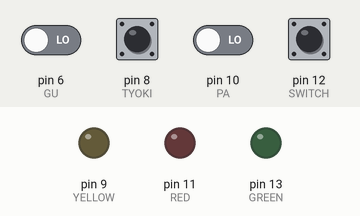
Simulated run of this sketch. Board: Arduino Uno, built with avr-gcc and run on an emulated ATmega328P. Parts: output pins drawn as LEDs (lit = HIGH). The test bench sets the inputs (shaded band); at power-on: pin 12 (SWITCH) HIGH, pin 6 (GU), pin 8 (TYOKI), pin 10 (PA) LOW. Random numbers use the default seed unless the sketch sets one; what the sketch prints to the serial monitor is not drawn.

Above: at 1.2 s.
1.3 s: pin 12 (SWITCH) pulled LOW for 0.15 s
2.9 s: pin 12 (SWITCH) pulled LOW for 1 s
At 3.24 s:
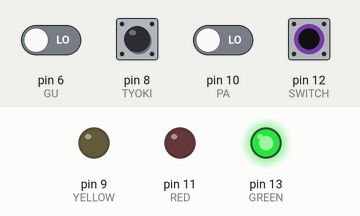
At 4.77 s:
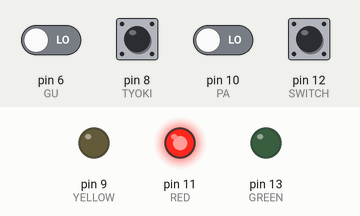
5.9 s: pin 8 (TYOKI) pulled HIGH for 0.15 s
Timing chart, 0 to 8.9 s (numbered marks = the images above; inputs shaded):
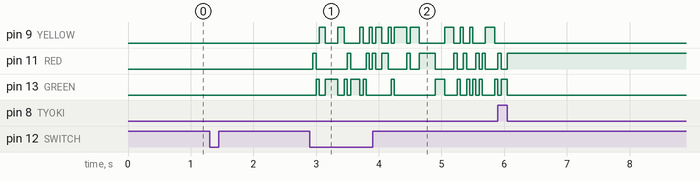

Measured:
- after the input at 1.3 s, every drawn part: stays the same
- after the input at 2.9 s, pin 9 (YELLOW): LOW → HIGH after 0.15 s, → LOW 0.10 s later, → HIGH 0.20 s later, → LOW 0.10 s later, … (24 changes in this stretch)

The sketch:

sketch_apr20c.ino
```cpp
#include <MsTimer2.h>
#define STANDBY (0)
#define START (1)
#define GU (6)
#define TYOKI (8)
#define PA (10)
#define SWITCH (12)
#define YELLOW (9)
#define RED (11)
#define GREEN (13)

volatile unsigned char SW_ON,GU_ON,TYOKI_ON,PA_ON;
volatile unsigned char LAST_SW_ON,LAST_GU_ON,LAST_TYOKI_ON,LAST_PA_ON;
volatile unsigned char swFlag;
static volatile unsigned char chatt1[3],chatt_GU[3],chatt_TYOKI[3],chatt_PA[3];
char state = STANDBY;
volatile unsigned short count = 0;
unsigned char randNum;
unsigned char ledVal[3];
unsigned char winCount = 0;
unsigned char myHand;


void timer1(void);
char judge(unsigned char hand,unsigned char otherHand);

void setup() {
  // put your setup code here, to run once:
  Serial.begin(9600);

  pinMode(YELLOW, OUTPUT);
  pinMode(RED, OUTPUT);
  pinMode(GREEN, OUTPUT);
  pinMode(GU, INPUT);
  pinMode(TYOKI, INPUT);
  pinMode(PA, INPUT);
  pinMode(SWITCH, INPUT);

  MsTimer2::set(1,timer1);
  MsTimer2::start();
}

void loop() {
  // put your main code here, to run repeatedly:
  switch (state) {
    case STANDBY:
      if (swFlag == 1) {
        swFlag = 0;
        state = START;
        Serial.println("");
        Serial.println("じゃんけん...");
      }
      break;
    case START:
      if (swFlag == 1) {
        swFlag = 0;
        state = STANDBY;
        Serial.println("ぽい！");
        judge(myHand,randNum);
      }
      break;
  }

  digitalWrite(YELLOW,ledVal[0]);
  digitalWrite(RED,ledVal[1]);
  digitalWrite(GREEN,ledVal[2]);
}

void timer1(void) {
    LAST_SW_ON = SW_ON;
    SW_ON = (chatt1[2] & chatt1[1] & chatt1[0]);
    chatt1[2] = chatt1[1];
    chatt1[1] = chatt1[0];


    LAST_GU_ON = GU_ON;
    GU_ON = (chatt_GU[2] & chatt_GU[1] & chatt_GU[0]);
    chatt_GU[2] = chatt_GU[1];
    chatt_GU[1] = chatt_GU[0];

    LAST_TYOKI_ON = TYOKI_ON;
    TYOKI_ON = (chatt_TYOKI[2] & chatt_TYOKI[1] & chatt_TYOKI[0]);
    chatt_TYOKI[2] = chatt_TYOKI[1];
    chatt_TYOKI[1] = chatt_TYOKI[0];

    LAST_PA_ON = PA_ON;
    PA_ON = (chatt_PA[2] & chatt_PA[1] & chatt_PA[0]);
    chatt_PA[2] = chatt_PA[1];
    chatt_PA[1] = chatt_PA[0];

  if (state == STANDBY) {
    chatt1[0] = (~digitalRead(SWITCH) & 0x01);
  } else if (state == START) {
    chatt_GU[0] = (~digitalRead(GU) & 0x01);

    chatt_TYOKI[0] = (~digitalRead(TYOKI) & 0x01);

    chatt_PA[0] = (~digitalRead(PA) & 0x01);
  }

  if (LAST_SW_ON == 0 && SW_ON == 1) {
    swFlag = 1;
  } else if (LAST_GU_ON == 0 && GU_ON == 1) {
    swFlag = 1;
    myHand = 0;
  } else if (LAST_TYOKI_ON == 0 && TYOKI_ON == 1) {
    swFlag = 1;
    myHand = 1;
  } else if (LAST_PA_ON == 0 && PA_ON == 1) {
    swFlag = 1;
    myHand = 2;
  }

  if (state == START) count++;
  if (count == 50) {
    count = 0;
    //相手の手をランダムに動かす
    randNum = rand() % 3;
    switch (randNum) {
      case 0: //グー
        ledVal[0] = 1;
        ledVal[1] = 0;
        ledVal[2] = 0;
        break;
      case 1://チョキ
        ledVal[0] = 0;
        ledVal[1] = 1;
        ledVal[2] = 0;
        break;
      case 2://パー
        ledVal[0] = 0;
        ledVal[1] = 0;
        ledVal[2] = 1;
        break;
    }
  }
}

char judge(unsigned char hand,unsigned char otherHand) {
  char result = (hand - otherHand + 3) % 3;
  switch (hand) {
    case 0:
      Serial.print("あなたはグー、");
      break;
    case 1:
      Serial.print("あなたはチョキ、");
      break;
    case 2:
      Serial.print("あなたはパー、");
      break;
  }
  switch (otherHand) {
    case 0:
      Serial.print("相手はグー、");
      break;
    case 1:
      Serial.print("相手はチョキ、");
      break;
    case 2:
      Serial.print("相手はパー、");
      break;
  }
  switch (result) {
    case 0:
      Serial.println("あいこです");
      break;
    case 1:
      Serial.println("あなたの負けです");
      Serial.print("連勝記録：");
      Serial.print(winCount);
      Serial.println("回");
      winCount = 0;
      break;
    case 2:
      Serial.println("あなたの勝ちです");
      winCount++;
      Serial.print(winCount);
      Serial.println("連勝中");
      break;
  }
  return result;
}
```
